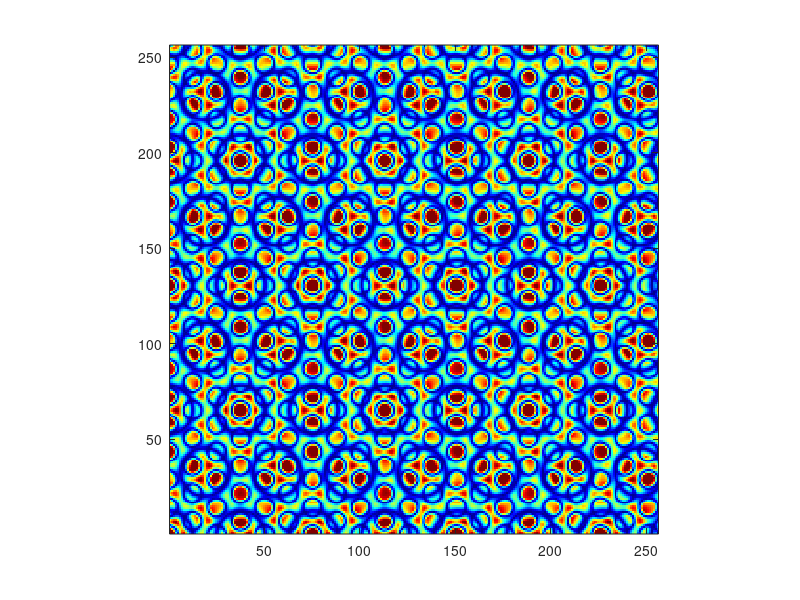

Write MATLAB code to recreate this figure.
close all
[x,y]= meshgrid(1:256,1:256);
k0=0.5; ka = 0.1913;
for phi_2=0:pi/2:2*pi, phi_2
for phi_1=0:0.3:6.3,phi_1,
a=cos(y*ka+phi_2+phi_1)+cos(-y*ka/2+1.732/2*ka*x+phi_2+phi_1)+cos(-y*ka/2-1.732/2*ka*x+phi_2+phi_1);
pattern = cos(k0*x+phi_1)+cos(k0*(-0.5*x+1.732/2*y)+phi_1)+cos(k0*(-0.5*x-1.732/2*y)+phi_1);
a(a>1.5)=1.5;    a(a<-1.5)=-1.5;
pattern(pattern>1.5)=1.5;pattern(pattern<-1.5)=-1.5;
imagesc(abs(pattern.*a)),axis xy,axis image,colormap(jet),pause(1),
end
end